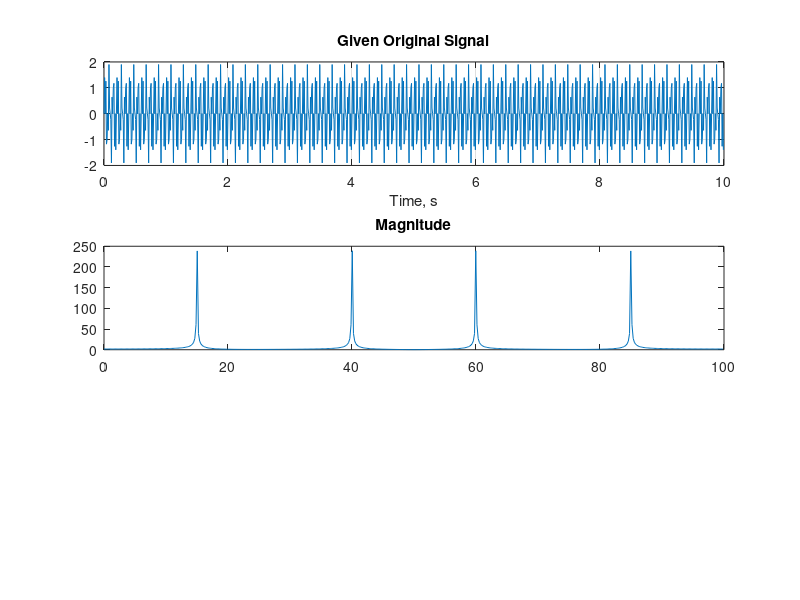

MATLAB code for this plot: (Note: this script raises an error after producing the figure.)
% Assign Time vector t from 0 to 100 with increment 100/(10-1)

% write the given Signal x = ....

t = 0:1/100:10-1/100;

x = sin(2*pi*15*t) + sin(2*pi*40*t);    % Example signal

%subplot function
subplot(3,1,1);

plot(t,x);

grid;

title('Given Original Signal')

xlabel('Time, s')

%Compute the DFT of the signal and the magnitude and phase of the transformed sequence.
n = 512;
y = fft(x,n);                     % Compute DFT of x
m = abs(y);                     % Magnitude of y


%Decrease round-off error when computing the phase by setting small-magnitude transform values to zero [y(m<1e-6) = 0].


% Compute DFT of x with single parameter of fft function and assign as y

 % Magnitude of y is m

y(m<1e-6) = 0;



%To plot the magnitude and phase in degrees, type the following commands:
lengthYes = length(y);  % Length of the DFT result
p = unwrap(angle(y));    % Phase of the DFT

f = (0:lengthYes-1)*100/lengthYes;        % Frequency vector

%subplot function
subplot(3,1,2);
plot(f,m);
xlabel('Frequency, Hz');
ylabel('Magnitude');
grid on;

subplot(3,1,2);
plot(f,m)

title('Magnitude')

ax = gca;

ax.XTick = [15 40 60 85];

% subplot function

subplot(3,1,3);
plot(f,p*180/pi)

title('Phase')

ax = gca;

ax.XTick = [15 40 60 85];

